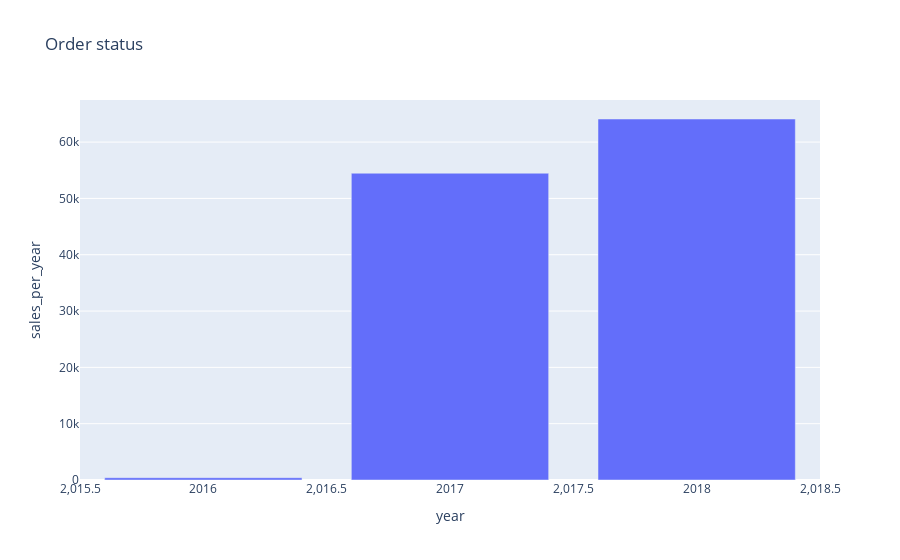

The notebook cell saved with this chart:
### Markdown cell above
## **2.1 Sales per Year**

### Code cell
df_aux = df2.loc[df2['order_status'] == 'delivered', :]
sales_per_year = df2[['order_approved_at', 'year']].groupby('year').count().reset_index().rename(columns={'order_approved_at': 'sales_per_year'})
fig = px.bar(sales_per_year, x = 'year', y = 'sales_per_year', title = 'Order status')
fig.show()

### Figure 1 — Plotly figure (JSON) as saved in the notebook; plotly's stock layout.template omitted (floating-point values rounded to 4 significant figures)
{"data": [{"alignmentgroup": "True", "hovertemplate": "year=%{x}<br>sales_per_year=%{y}<extra></extra>", "legendgroup": "", "marker": {"color": "#636efa", "pattern": {"shape": ""}}, "name": "", "offsetgroup": "", "orientation": "v", "showlegend": false, "textposition": "auto", "type": "bar", "x": [2016, 2017, 2018], "xaxis": "x", "y": [404, 54470, 64100], "yaxis": "y"}], "layout": {"barmode": "relative", "legend": {"tracegroupgap": 0}, "title": {"text": "Order status"}, "xaxis": {"anchor": "y", "domain": [0, 1], "title": {"text": "year"}}, "yaxis": {"anchor": "x", "domain": [0, 1], "title": {"text": "sales_per_year"}}}}
